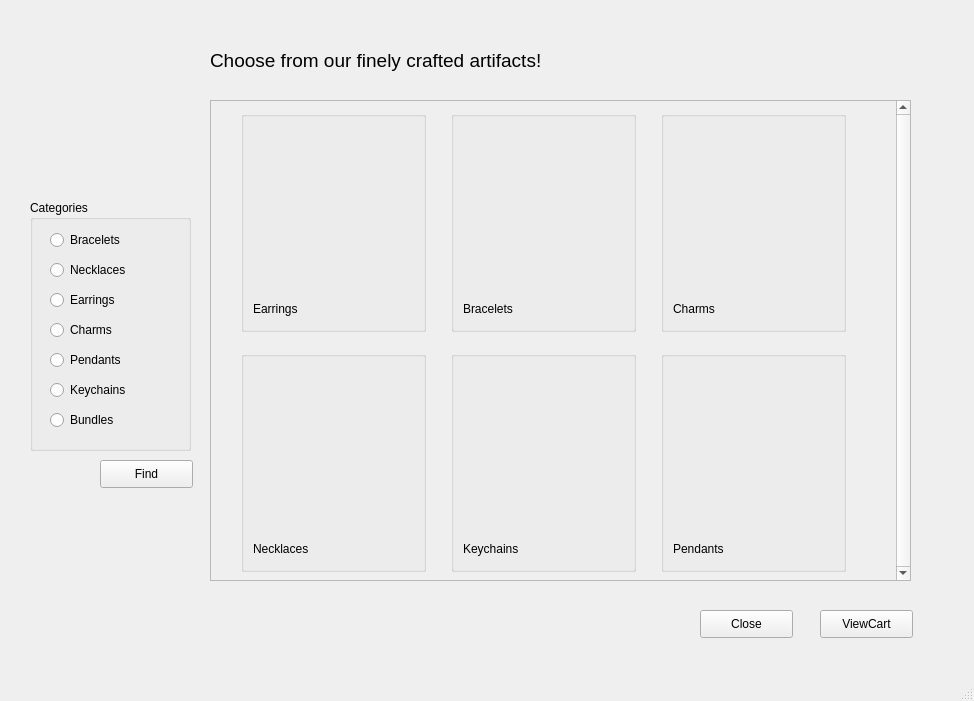
<?xml version="1.0" encoding="UTF-8"?>
<ui version="4.0">
 <class>MainWindow</class>
 <widget class="QMainWindow" name="MainWindow">
  <property name="geometry">
   <rect>
    <x>0</x>
    <y>0</y>
    <width>974</width>
    <height>701</height>
   </rect>
  </property>
  <property name="windowTitle">
   <string>MainWindow</string>
  </property>
  <widget class="QWidget" name="centralwidget">
   <widget class="QLabel" name="label_logo_7">
    <property name="geometry">
     <rect>
      <x>-10</x>
      <y>10</y>
      <width>211</width>
      <height>211</height>
     </rect>
    </property>
    <property name="text">
     <string/>
    </property>
    <property name="pixmap">
     <pixmap>Safatique logo (2).png</pixmap>
    </property>
    <property name="scaledContents">
     <bool>true</bool>
    </property>
   </widget>
   <widget class="QScrollArea" name="scrollArea_products">
    <property name="geometry">
     <rect>
      <x>210</x>
      <y>100</y>
      <width>701</width>
      <height>481</height>
     </rect>
    </property>
    <property name="verticalScrollBarPolicy">
     <enum>Qt::ScrollBarAlwaysOn</enum>
    </property>
    <property name="sizeAdjustPolicy">
     <enum>QAbstractScrollArea::AdjustToContents</enum>
    </property>
    <property name="widgetResizable">
     <bool>true</bool>
    </property>
    <widget class="QWidget" name="scrollAreaWidgetContents">
     <property name="geometry">
      <rect>
       <x>0</x>
       <y>0</y>
       <width>678</width>
       <height>479</height>
      </rect>
     </property>
     <widget class="QGroupBox" name="groupBox_5">
      <property name="geometry">
       <rect>
        <x>240</x>
        <y>250</y>
        <width>185</width>
        <height>221</height>
       </rect>
      </property>
      <property name="title">
       <string/>
      </property>
      <widget class="QLabel" name="label_logo_5">
       <property name="geometry">
        <rect>
         <x>12</x>
         <y>12</y>
         <width>155</width>
         <height>171</height>
        </rect>
       </property>
       <property name="maximumSize">
        <size>
         <width>161</width>
         <height>171</height>
        </size>
       </property>
       <property name="text">
        <string/>
       </property>
       <property name="pixmap">
        <pixmap>cruella.png</pixmap>
       </property>
       <property name="scaledContents">
        <bool>true</bool>
       </property>
      </widget>
      <widget class="QLabel" name="label_5">
       <property name="geometry">
        <rect>
         <x>12</x>
         <y>190</y>
         <width>90</width>
         <height>16</height>
        </rect>
       </property>
       <property name="text">
        <string>Keychains</string>
       </property>
      </widget>
     </widget>
     <widget class="QGroupBox" name="groupBox_3">
      <property name="geometry">
       <rect>
        <x>450</x>
        <y>10</y>
        <width>185</width>
        <height>221</height>
       </rect>
      </property>
      <property name="title">
       <string/>
      </property>
      <widget class="QLabel" name="label_logo_3">
       <property name="geometry">
        <rect>
         <x>12</x>
         <y>12</y>
         <width>158</width>
         <height>171</height>
        </rect>
       </property>
       <property name="maximumSize">
        <size>
         <width>161</width>
         <height>171</height>
        </size>
       </property>
       <property name="text">
        <string/>
       </property>
       <property name="pixmap">
        <pixmap>charms1.jpg</pixmap>
       </property>
       <property name="scaledContents">
        <bool>true</bool>
       </property>
      </widget>
      <widget class="QLabel" name="label_3">
       <property name="geometry">
        <rect>
         <x>12</x>
         <y>190</y>
         <width>82</width>
         <height>16</height>
        </rect>
       </property>
       <property name="text">
        <string>Charms</string>
       </property>
      </widget>
     </widget>
     <widget class="QGroupBox" name="groupBox_6">
      <property name="geometry">
       <rect>
        <x>450</x>
        <y>250</y>
        <width>185</width>
        <height>221</height>
       </rect>
      </property>
      <property name="title">
       <string/>
      </property>
      <widget class="QLabel" name="label_logo_6">
       <property name="geometry">
        <rect>
         <x>12</x>
         <y>12</y>
         <width>161</width>
         <height>171</height>
        </rect>
       </property>
       <property name="maximumSize">
        <size>
         <width>161</width>
         <height>171</height>
        </size>
       </property>
       <property name="text">
        <string/>
       </property>
       <property name="pixmap">
        <pixmap>greenheart.png</pixmap>
       </property>
       <property name="scaledContents">
        <bool>true</bool>
       </property>
      </widget>
      <widget class="QLabel" name="label_6">
       <property name="geometry">
        <rect>
         <x>12</x>
         <y>190</y>
         <width>81</width>
         <height>16</height>
        </rect>
       </property>
       <property name="text">
        <string>Pendants</string>
       </property>
      </widget>
     </widget>
     <widget class="QGroupBox" name="groupBox">
      <property name="geometry">
       <rect>
        <x>30</x>
        <y>10</y>
        <width>185</width>
        <height>221</height>
       </rect>
      </property>
      <property name="title">
       <string/>
      </property>
      <widget class="QLabel" name="label_logo">
       <property name="geometry">
        <rect>
         <x>12</x>
         <y>12</y>
         <width>161</width>
         <height>171</height>
        </rect>
       </property>
       <property name="maximumSize">
        <size>
         <width>161</width>
         <height>171</height>
        </size>
       </property>
       <property name="text">
        <string/>
       </property>
       <property name="pixmap">
        <pixmap>earrings.png</pixmap>
       </property>
       <property name="scaledContents">
        <bool>true</bool>
       </property>
      </widget>
      <widget class="QLabel" name="label">
       <property name="geometry">
        <rect>
         <x>12</x>
         <y>190</y>
         <width>47</width>
         <height>16</height>
        </rect>
       </property>
       <property name="text">
        <string>Earrings</string>
       </property>
      </widget>
     </widget>
     <widget class="QGroupBox" name="groupBox_2">
      <property name="geometry">
       <rect>
        <x>240</x>
        <y>10</y>
        <width>185</width>
        <height>221</height>
       </rect>
      </property>
      <property name="title">
       <string/>
      </property>
      <widget class="QLabel" name="label_logo_2">
       <property name="geometry">
        <rect>
         <x>12</x>
         <y>12</y>
         <width>149</width>
         <height>171</height>
        </rect>
       </property>
       <property name="maximumSize">
        <size>
         <width>161</width>
         <height>171</height>
        </size>
       </property>
       <property name="text">
        <string/>
       </property>
       <property name="pixmap">
        <pixmap>bracelets.jpg</pixmap>
       </property>
       <property name="scaledContents">
        <bool>true</bool>
       </property>
      </widget>
      <widget class="QLabel" name="label_2">
       <property name="geometry">
        <rect>
         <x>12</x>
         <y>190</y>
         <width>61</width>
         <height>16</height>
        </rect>
       </property>
       <property name="text">
        <string>Bracelets</string>
       </property>
      </widget>
     </widget>
     <widget class="QGroupBox" name="groupBox_4">
      <property name="geometry">
       <rect>
        <x>30</x>
        <y>250</y>
        <width>185</width>
        <height>221</height>
       </rect>
      </property>
      <property name="title">
       <string/>
      </property>
      <widget class="QLabel" name="label_logo_4">
       <property name="geometry">
        <rect>
         <x>12</x>
         <y>12</y>
         <width>156</width>
         <height>171</height>
        </rect>
       </property>
       <property name="maximumSize">
        <size>
         <width>161</width>
         <height>171</height>
        </size>
       </property>
       <property name="text">
        <string/>
       </property>
       <property name="pixmap">
        <pixmap>heartnecklace1.jpg</pixmap>
       </property>
       <property name="scaledContents">
        <bool>true</bool>
       </property>
      </widget>
      <widget class="QLabel" name="label_4">
       <property name="geometry">
        <rect>
         <x>12</x>
         <y>190</y>
         <width>85</width>
         <height>16</height>
        </rect>
       </property>
       <property name="text">
        <string>Necklaces</string>
       </property>
      </widget>
     </widget>
     <widget class="QGroupBox" name="groupBox_8">
      <property name="geometry">
       <rect>
        <x>30</x>
        <y>490</y>
        <width>185</width>
        <height>221</height>
       </rect>
      </property>
      <property name="title">
       <string/>
      </property>
      <widget class="QLabel" name="label_logo_8">
       <property name="geometry">
        <rect>
         <x>12</x>
         <y>12</y>
         <width>161</width>
         <height>171</height>
        </rect>
       </property>
       <property name="maximumSize">
        <size>
         <width>161</width>
         <height>171</height>
        </size>
       </property>
       <property name="text">
        <string/>
       </property>
       <property name="pixmap">
        <pixmap>bundles.png</pixmap>
       </property>
       <property name="scaledContents">
        <bool>true</bool>
       </property>
      </widget>
      <widget class="QLabel" name="label_7">
       <property name="geometry">
        <rect>
         <x>12</x>
         <y>190</y>
         <width>81</width>
         <height>16</height>
        </rect>
       </property>
       <property name="text">
        <string>Bundles</string>
       </property>
      </widget>
     </widget>
    </widget>
   </widget>
   <widget class="QPushButton" name="pushButton_viewCart">
    <property name="geometry">
     <rect>
      <x>820</x>
      <y>610</y>
      <width>93</width>
      <height>28</height>
     </rect>
    </property>
    <property name="text">
     <string>ViewCart</string>
    </property>
   </widget>
   <widget class="QPushButton" name="pushButton_close">
    <property name="geometry">
     <rect>
      <x>700</x>
      <y>610</y>
      <width>93</width>
      <height>28</height>
     </rect>
    </property>
    <property name="text">
     <string>Close</string>
    </property>
   </widget>
   <widget class="QLabel" name="label_8">
    <property name="geometry">
     <rect>
      <x>210</x>
      <y>40</y>
      <width>751</width>
      <height>41</height>
     </rect>
    </property>
    <property name="styleSheet">
     <string notr="true">font: 12pt &quot;Bell MT&quot;;
</string>
    </property>
    <property name="text">
     <string>&lt;html&gt;&lt;head/&gt;&lt;body&gt;&lt;p&gt;&lt;span style=&quot; font-size:14pt;&quot;&gt;Choose from our finely crafted artifacts!&lt;/span&gt;&lt;/p&gt;&lt;/body&gt;&lt;/html&gt;</string>
    </property>
   </widget>
   <widget class="QLabel" name="label_background">
    <property name="geometry">
     <rect>
      <x>-10</x>
      <y>-20</y>
      <width>1041</width>
      <height>811</height>
     </rect>
    </property>
    <property name="sizePolicy">
     <sizepolicy hsizetype="Fixed" vsizetype="Fixed">
      <horstretch>0</horstretch>
      <verstretch>0</verstretch>
     </sizepolicy>
    </property>
    <property name="maximumSize">
     <size>
      <width>16777215</width>
      <height>16777215</height>
     </size>
    </property>
    <property name="text">
     <string/>
    </property>
    <property name="pixmap">
     <pixmap>backgroundDBMS.png</pixmap>
    </property>
    <property name="scaledContents">
     <bool>true</bool>
    </property>
   </widget>
   <widget class="QGroupBox" name="groupBox_7">
    <property name="geometry">
     <rect>
      <x>30</x>
      <y>200</y>
      <width>161</width>
      <height>251</height>
     </rect>
    </property>
    <property name="title">
     <string>Categories</string>
    </property>
    <widget class="QRadioButton" name="radioButton_bracelets">
     <property name="geometry">
      <rect>
       <x>20</x>
       <y>30</y>
       <width>95</width>
       <height>20</height>
      </rect>
     </property>
     <property name="text">
      <string>Bracelets</string>
     </property>
    </widget>
    <widget class="QRadioButton" name="radioButton_necklaces">
     <property name="geometry">
      <rect>
       <x>20</x>
       <y>60</y>
       <width>95</width>
       <height>20</height>
      </rect>
     </property>
     <property name="text">
      <string>Necklaces</string>
     </property>
    </widget>
    <widget class="QRadioButton" name="radioButton_earings">
     <property name="geometry">
      <rect>
       <x>20</x>
       <y>90</y>
       <width>95</width>
       <height>20</height>
      </rect>
     </property>
     <property name="text">
      <string>Earrings</string>
     </property>
    </widget>
    <widget class="QRadioButton" name="radioButton_charms">
     <property name="geometry">
      <rect>
       <x>20</x>
       <y>120</y>
       <width>95</width>
       <height>20</height>
      </rect>
     </property>
     <property name="text">
      <string>Charms</string>
     </property>
    </widget>
    <widget class="QRadioButton" name="radioButton_pendant">
     <property name="geometry">
      <rect>
       <x>20</x>
       <y>150</y>
       <width>95</width>
       <height>20</height>
      </rect>
     </property>
     <property name="text">
      <string>Pendants</string>
     </property>
    </widget>
    <widget class="QRadioButton" name="radioButton_keychains">
     <property name="geometry">
      <rect>
       <x>20</x>
       <y>180</y>
       <width>95</width>
       <height>20</height>
      </rect>
     </property>
     <property name="text">
      <string>Keychains</string>
     </property>
    </widget>
    <widget class="QRadioButton" name="radioButton_bundles">
     <property name="geometry">
      <rect>
       <x>20</x>
       <y>210</y>
       <width>95</width>
       <height>20</height>
      </rect>
     </property>
     <property name="text">
      <string>Bundles</string>
     </property>
    </widget>
   </widget>
   <widget class="QPushButton" name="pushButton_findProducts">
    <property name="geometry">
     <rect>
      <x>100</x>
      <y>460</y>
      <width>93</width>
      <height>28</height>
     </rect>
    </property>
    <property name="text">
     <string>Find</string>
    </property>
   </widget>
   <zorder>label_background</zorder>
   <zorder>label_logo_7</zorder>
   <zorder>scrollArea_products</zorder>
   <zorder>pushButton_viewCart</zorder>
   <zorder>pushButton_close</zorder>
   <zorder>label_8</zorder>
   <zorder>groupBox_7</zorder>
   <zorder>pushButton_findProducts</zorder>
  </widget>
  <widget class="QStatusBar" name="statusbar"/>
 </widget>
 <resources/>
 <connections/>
</ui>
